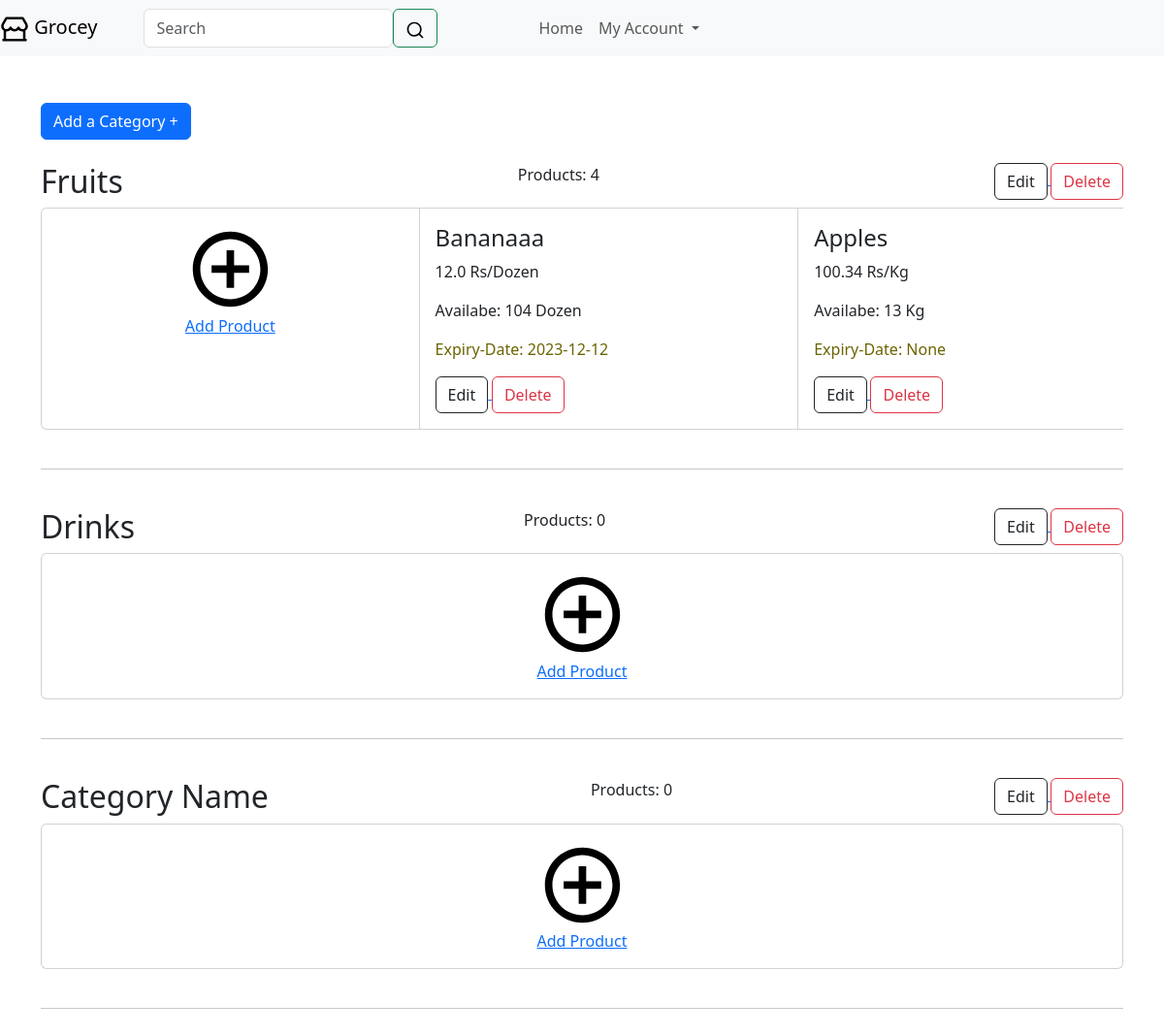
Page /seller (signed in) on the earlier database version.
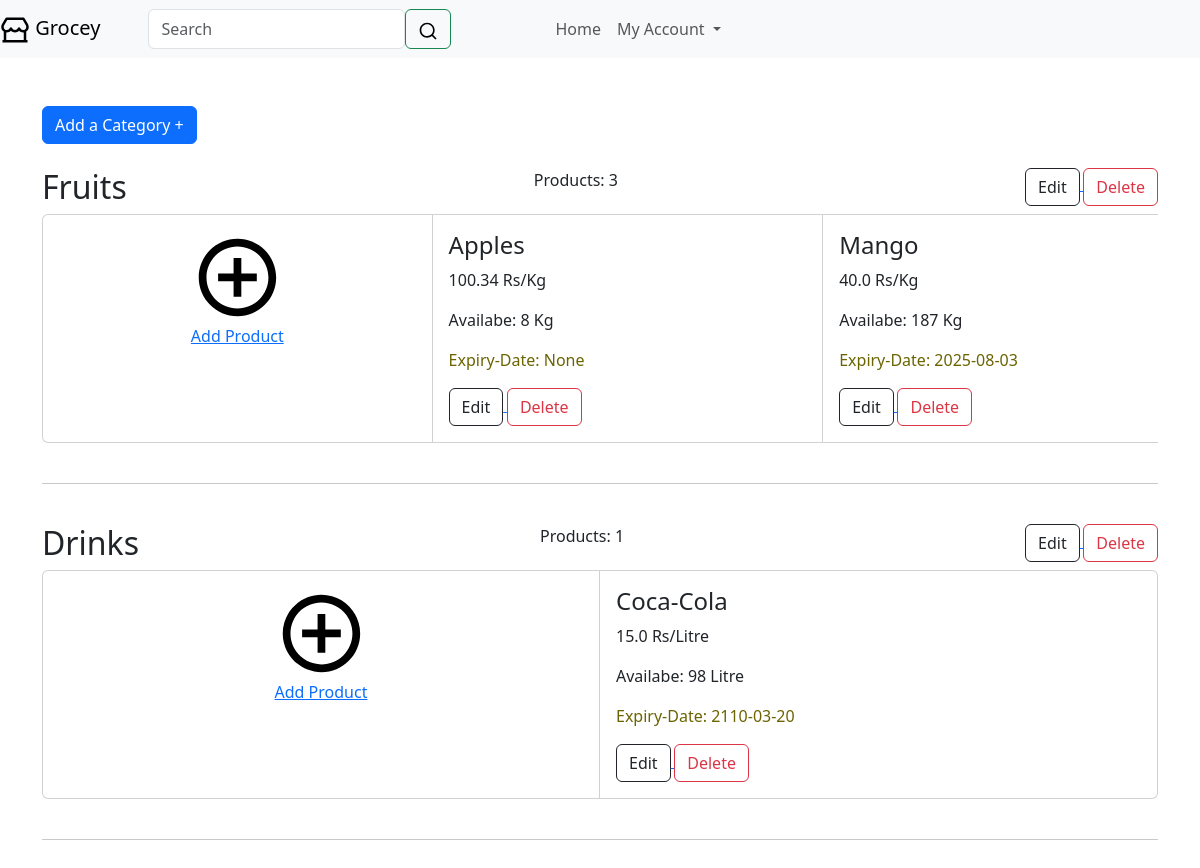
Same page on the later database version.
### website/web_models.py (models this page shows)
class Category(db.Model):
    id = db.Column(db.Integer, primary_key=True)
    name = db.Column(db.String(30), nullable=False)
    seller_id = db.Column(db.Integer, db.ForeignKey('user.id'), nullable=False)
    products = db.relationship('Product', passive_deletes=True, backref='category')
    orders = db.relationship('Order')
    cart = db.relationship('Cart')

class Product(db.Model):
    id = db.Column(db.Integer, primary_key=True)
    name = db.Column(db.String(30), nullable=False)
    unit = db.Column(db.String(30))
    price = db.Column(db.Float, nullable=False)
    quantity = db.Column(db.Integer, nullable=False)
    expiry_date = db.Column(db.String(40), nullable=False)
    listing_time = db.Column(db.DateTime, nullable=False, default=func.now())
    category_id = db.Column(db.Integer, db.ForeignKey('category.id'), nullable=False)
    seller_id = db.Column(db.Integer, db.ForeignKey('user.id'))
    orders = db.relationship('Order', backref='product')
    carts = db.relationship('Cart', backref='product')

### website/web_controllers.py (the view)
@views.route('/seller')
@login_required
def sell():
    if current_user.is_seller:
        new_category_id = db.session.query(db.func.max(Category.id)).scalar()
        new_category_id = 1 if not new_category_id else new_category_id + 1
        categories = User.query.filter_by(id=current_user.id).first().categories
        new_prod_id = db.session.query(db.func.max(Product.id)).scalar()
        new_prod_id = 1 if not new_prod_id else new_prod_id + 1
        return render_template("/seller_functions/seller_home.html",
                               app_name=app_name,
                               new_category_id=new_category_id,
                               categories=categories,
                               new_product_id=new_prod_id)
    flash("You are not a seller!", category='error')
    return redirect(url_for("web_views.home"))

### website/templates/seller_functions/seller_home.html (shortened to what this page needs)
{% extends "web_base.html" %}
{% block content %}
<br>
<br>
<div class="align-content-md-center">
    <a href="/seller/category/{{ new_category_id }}">
        <button class="btn btn-primary">
            Add a Category &#43;
        </button>
    </a>
</div>
<br>
    {% for cat in categories %}
        <li class="list-group-item d-flex justify-content-between">
            <h2>{{ cat.name }} </h2>
            <p>Products: {{ cat.products|length }}</p>
            <small>
                <a href="/seller/category/{{ cat.id }}">
                    <button class="btn btn-outline-dark">Edit</button>
                </a>
                <a onclick="deleteCategory({{ cat.id }})" class="btn btn-outline-danger">
                    Delete
                </a>
            </small>
        </li>
        <div class="card-group card-group-scroll card_group">
            <div class="card align-middle">
                <div class="card-body align-self-center">
                    <a href="/seller/{{ cat.id }}/product/{{ new_product_id }}">
                        <div class="footer">
                            Add Product
                        </div>
                    </a>
                </div>
            </div>
            {% for prod in cat.products %}
            <div class="card">
                <div class="card-body">
                    <h4 class="card-title">{{ prod.name }}</h4>
                    <p> {{ prod.price }} Rs/{{ prod.unit }}</p>
                    {% if prod.quantity > 0 %}
                        <p> Availabe: {{ prod.quantity }} {{ prod.unit }}</p>
                        <p style="color: rgb(107, 100, 0);"> Expiry-Date: {{ prod.expiry_date }}</p>
                    {% else %}
                        <p style="color: rgb(201, 0, 0);"><b>Out of Stock</b></p>
                    {% endif %}
                    <small class="w-10">
                        <a href="/seller/{{ cat.id }}/product/{{ prod.id }}">
                            <button class="btn btn-outline-dark">Edit</button>
                        </a>
                        <a type="Button" onclick="deleteProduct({{ prod.id }})" class="btn btn-outline-danger">
                            Delete
                        </a>
                    </small>
                </div>
            </div>
            {% endfor %}
        </div>
        <br>
        <hr>
        <br>
    {% endfor %}
{% endblock %}

Differences in the rows shown:
removed Product: name "Bananaaa", price "12.0", unit "Dozen", quantity "104", expiry_date "2023-12-12", shown under Category "Fruits"
removed Category: name "Category Name", products|length "0"
changed Category "Fruits": gains Product (name "Mango", price "40.0", unit "Kg", quantity "187", expiry_date "2025-08-03"); products|length "4" → "3"
changed Product "Apples": quantity "13" → "8"
changed Category "Drinks": gains Product (name "Coca-Cola", price "15.0", unit "Litre", quantity "98", expiry_date "2110-03-20"); products|length "0" → "1"
